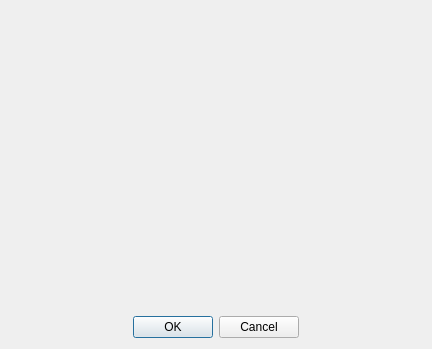
<?xml version="1.0" encoding="UTF-8"?>
<ui version="4.0">
 <class>CDialog</class>
 <widget class="QDialog" name="CDialog">
  <property name="geometry">
   <rect>
    <x>0</x>
    <y>0</y>
    <width>432</width>
    <height>349</height>
   </rect>
  </property>
  <property name="windowTitle">
   <string>Dialog</string>
  </property>
  <layout class="QGridLayout" name="gridLayout_2">
   <item row="1" column="0">
    <layout class="QHBoxLayout" name="horizontalLayout_2">
     <property name="sizeConstraint">
      <enum>QLayout::SetDefaultConstraint</enum>
     </property>
     <item>
      <widget class="QDialogButtonBox" name="buttonBox">
       <property name="orientation">
        <enum>Qt::Horizontal</enum>
       </property>
       <property name="standardButtons">
        <set>QDialogButtonBox::Cancel|QDialogButtonBox::Ok</set>
       </property>
       <property name="centerButtons">
        <bool>true</bool>
       </property>
      </widget>
     </item>
    </layout>
   </item>
   <item row="0" column="0">
    <widget class="QWidget" name="widget" native="true">
     <property name="sizePolicy">
      <sizepolicy hsizetype="Preferred" vsizetype="Expanding">
       <horstretch>0</horstretch>
       <verstretch>0</verstretch>
      </sizepolicy>
     </property>
    </widget>
   </item>
  </layout>
 </widget>
 <resources/>
 <connections>
  <connection>
   <sender>buttonBox</sender>
   <signal>accepted()</signal>
   <receiver>CDialog</receiver>
   <slot>accept()</slot>
   <hints>
    <hint type="sourcelabel">
     <x>248</x>
     <y>254</y>
    </hint>
    <hint type="destinationlabel">
     <x>157</x>
     <y>274</y>
    </hint>
   </hints>
  </connection>
  <connection>
   <sender>buttonBox</sender>
   <signal>rejected()</signal>
   <receiver>CDialog</receiver>
   <slot>reject()</slot>
   <hints>
    <hint type="sourcelabel">
     <x>316</x>
     <y>260</y>
    </hint>
    <hint type="destinationlabel">
     <x>286</x>
     <y>274</y>
    </hint>
   </hints>
  </connection>
 </connections>
</ui>
